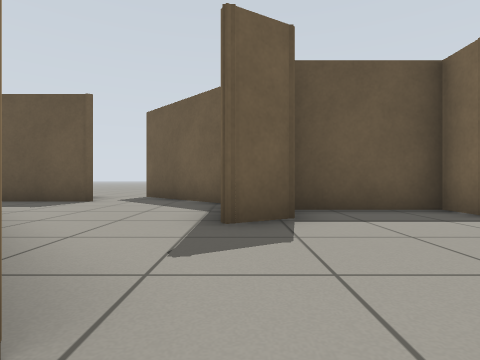
[1] (above)

12 first-person views from a walk through a Gazebo world. The camera is 0.5 m above the floor, looks level and sees 80° across. The floor is counted in squares, 1 m on a side. Each view is taken from the middle of a square. On the plan, view 1 faces up. The plan holds only what a view shows up to about 9 squares ahead; the rest is blank.

[2]
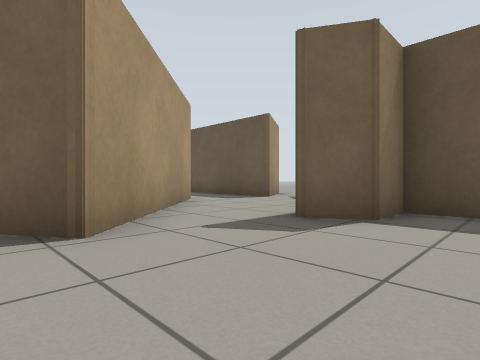

[3]
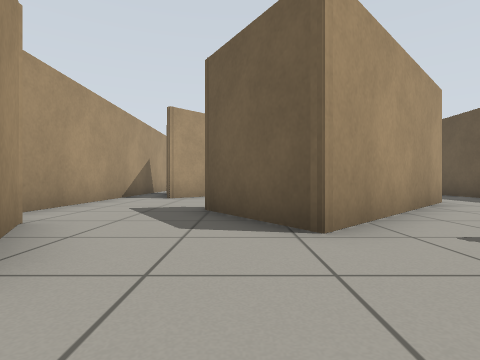

[4]
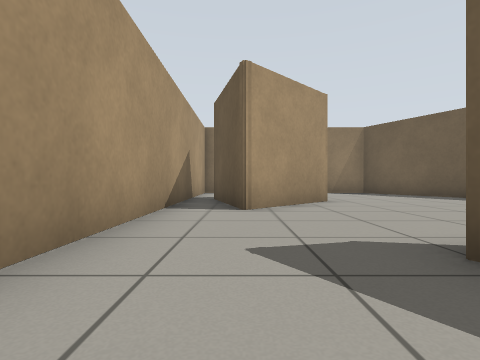

[5]
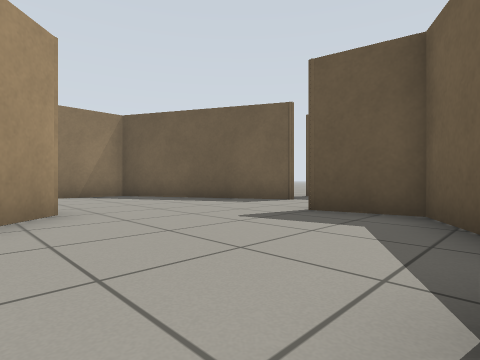

[6]
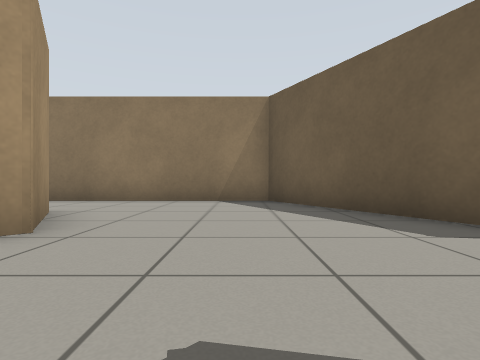

[7]
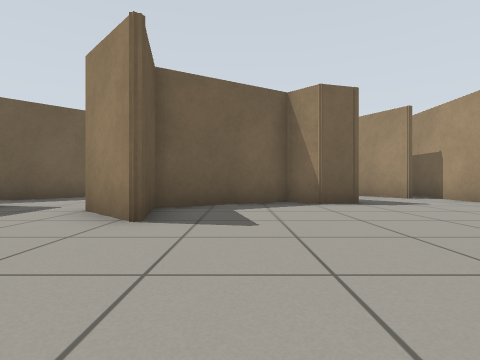

[8]
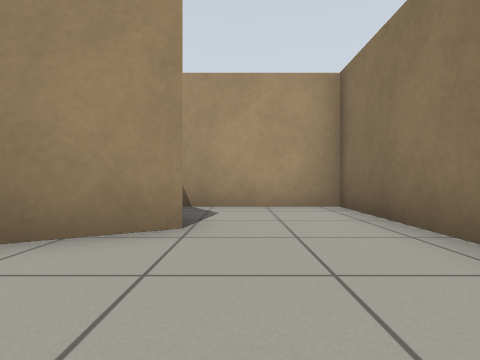

[9]
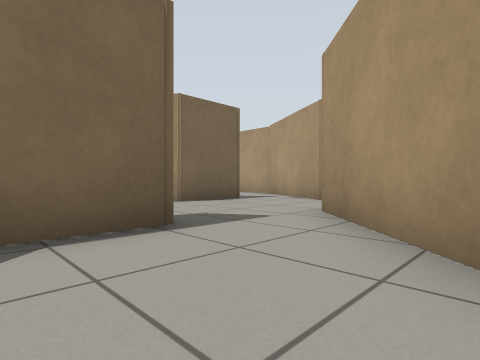

[10]
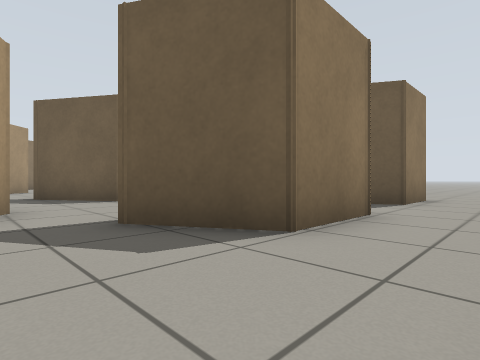

[11]
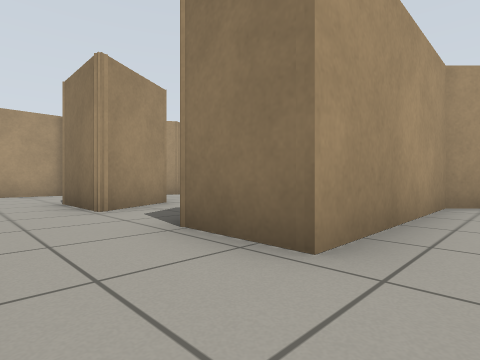

[12]
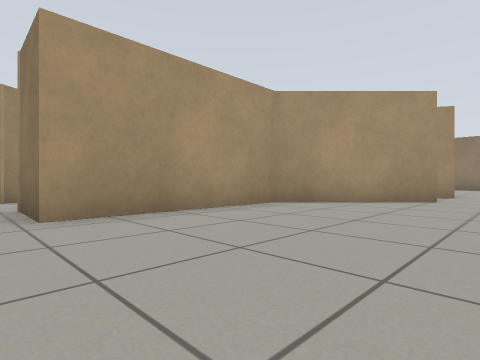

### Floor plan
Points are (right, up) in squares from view 1. A wall is a line through its corners. A room is listed if a view was taken in it or the views show most of it. See-through windows are left out.
Room 1 (views 1, 2, 3, 9)
walls: (-0.4, 6.1) (-2.7, 8.4); (3.4, 4) (3.4, 4.8) (0.7, 4.8) (0.7, 3.7) (-0.2, 3.2) (-0.2, 4.9); (0.6, -1.4) (2.3, -2.4); (2.7, -0.7) (2.7, 1.3) (4.4, 2.3); (-4.4, 4.5) (-0.6, 0.8)
ways out: opening at (-4.5, 5.5) to room 2; opening at (-0.5, -0.5) to room 2; opening at (3.5, -1) to room 3; opening at (4, 3) to room 3; gap at (-3, 8) to room 3
Room 2 (views 4, 5, 6, 7, 8)
walls: (-9.5, -1) (-7.7, 0) (-5.7, -1.9); (-7.2, 5.1) (-11.9, 2.7) (-11.9, -3.3) (-0.1, -3.3); (-0.6, 0.8) (-2.8, -0.6) (-3, 0.3) (-2.5, 0.9) (-4, 3.5) (-5.7, 3.1) (-4.4, 4.5); (-1.3, -2.6) (0.6, -1.4); (-3.4, 6.7) (-7.9, 6.7)
ways out: opening at (-4.5, 5.5) to room 1; opening at (-0.5, -0.5) to room 1; opening at (-7, 6) to room 3
Room 3 (views 10, 11, 12)
walls: (-2.7, 8.6) (-0.1, 6) (4.3, 6) (4.3, 4.4) (3.7, 4); (-4.6, 8.7) (-3.4, 6.7); (4.4, 2.3) (4.4, 0.3) (2.7, -0.7); (3.5, -3.3) (5.1, -3.3)
ways out: opening at (3.5, -1) to room 1; opening at (4, 3) to room 1; gap at (-3, 8) to room 1; opening at (-7, 6) to room 2

Where each view was taken, in squares from view 1:
view 1: 0 up, 0 right, facing up
view 2: 0 up, 2 right, facing up-left
view 3: 0 up, 2 right, facing left
view 4: 2 down, 1 left, facing left
view 5: 1 down, 3 left, facing up-left
view 6: 2 up, 5 left, facing left
view 7: 2 up, 9 left, facing right
view 8: 2 up, 10 left, facing down
view 9: 5 up, 3 left, facing down-right
view 10: 2 down, 6 right, facing up-left
view 11: 7 up, 6 right, facing down-left
view 12: 10 up, 5 right, facing down-left
